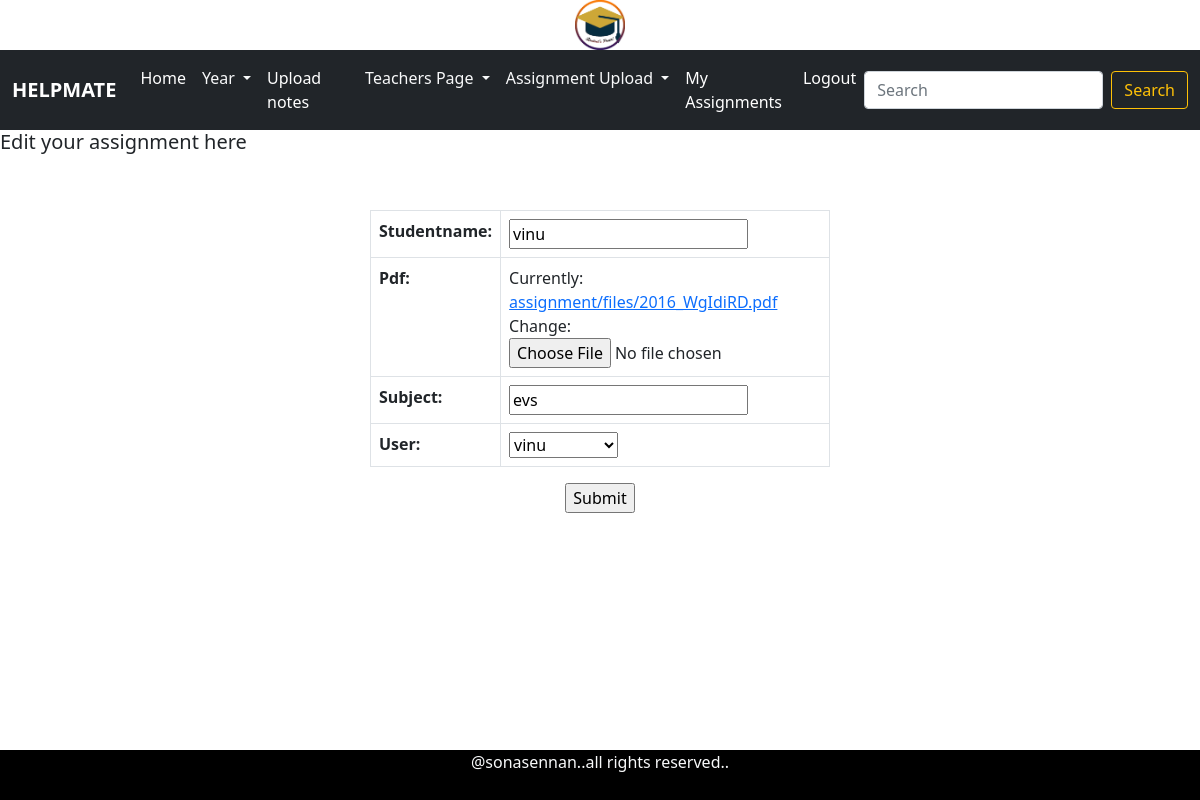
The app's page /assignment/edit/1 (signed in) with its own data.
### assignment/models.py (models this page shows)
class Assignment(models.Model):
    studentname=models.CharField(max_length=100)
    pdf=models.FileField(upload_to="assignment/files")
    subject=models.CharField(max_length=100)
    user=models.ForeignKey(CustomUser,on_delete=models.CASCADE)

### assignment/views.py (the view)
# urls.py: path('edit/<int:p>',views.edit,name="edit"),
@login_required
def edit(request,p):
    b=Assignment.objects.get(id=p)
    if(request.method=="POST"):
        a=AssignmentForm(request.POST,request.FILES,instance=b)
        a.save()
        return redirect('students:home')
    a=AssignmentForm(instance=b)
    return render(request,'edit.html',{'a':a})

### assignment/forms.py
class AssignmentForm(forms.ModelForm):
    class Meta:
        model=Assignment
        fields="__all__"

### templates/edit.html (shortened to what this page needs)
<!DOCTYPE html>
{% extends 'base.html' %}
{% load static %}
{% block content %}
<h5>Edit your assignment here</h5><br><br>
<center>
<form method="POST" style="width:50%;" enctype="multipart/form-data">
<table class="table table-bordered" style="width:50%;">
    {{a.as_table}}
</table>
    <input type="submit" id="s">
    </form>
    </center>
{% endblock %}

### records on screen
Assignment: studentname "vinu", subject "evs", user "vinu"
